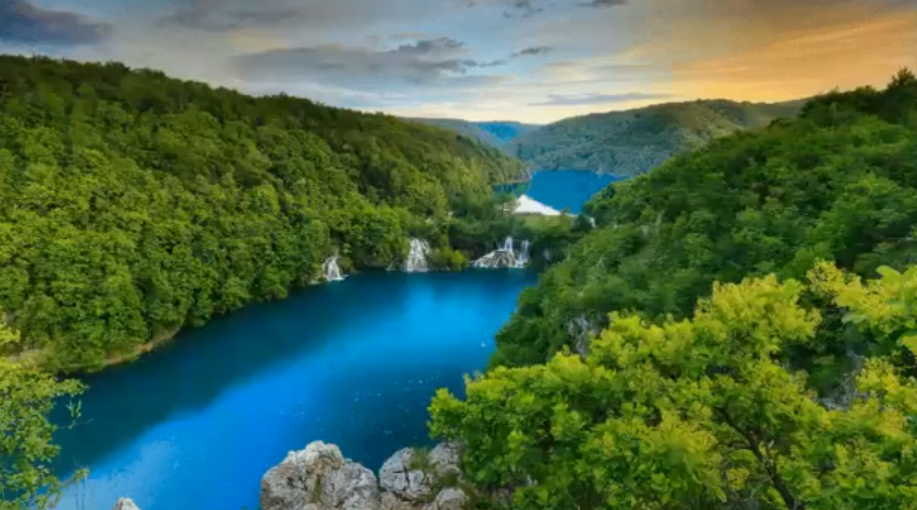
#> input picture data/colorseg.png, 917 x 510 px
$ jupyter execute 59.Segmentaion_using_k-means.ipynb
#> lines starting #> are read from the running program, lines starting #| are printed output that depends on the picture
[cell 1]
import cv2
import numpy as np
import matplotlib.pyplot as plt

we use k-means to make segmentation to colored image

[cell 2]
# read the image
image = cv2.imread("data/colorseg.png")
#> image is the input picture: shape (510, 917, 3); mean B, G, R 71.7, 104.8, 74.1
# convert to RGB
image= cv2.cvtColor(image, cv2.COLOR_BGR2RGB)

[cell 3]
image.shape
#> Out = (510, 917, 3)

[cell 4]
# reshape the image to a 2D array of pixels and 3 color values (RGB)
pixel_values = image.reshape((-1,3))
# convert to float
pixel_values = np.float32(pixel_values) # because k-means requires float values

[cell 5]
print(pixel_values.shape)
#| (467670, 3)

[cell 6]
# define stopping criteria
criteria = (cv2.TERM_CRITERIA_EPS + cv2.TERM_CRITERIA_MAX_ITER, 100, 0.95)

[cell 7]
# number of clusters (K)
k = 3
_, labels, (centers) = cv2.kmeans(pixel_values, k, None, criteria, 10, cv2.KMEANS_RANDOM_CENTERS)
#> centers = [[10.92, 116.2, 171.6], [156.6, 158.6, 136.9], [56.79, 83.42, 29.27]]

[cell 8]
# convert back to 8 bit values
centers = np.uint8(centers)
#> centers = [[10, 116, 171], [156, 158, 136], [56, 83, 29]]

# flatten the labels array
labels = labels.flatten()

[cell 9]
# convert all pixels to the color of the centroids
segmented_image = centers[labels.flatten()]

[cell 10]
# reshape back to the original image dimension
segmented_image = segmented_image.reshape(image.shape)
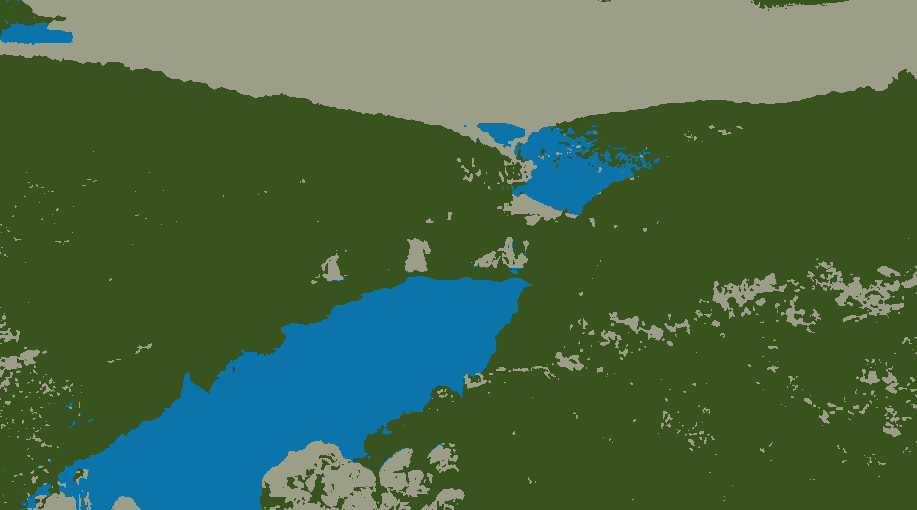
#> segmented_image: shape (510, 917, 3); mean R, G, B 73.4, 104.4, 71.2
# show the image
plt.imshow(segmented_image)
plt.show()

[cell 11]
# disable only the cluster number 2 (turn the pixel into black) / remove cluster 1
masked_image = np.copy(image)
# convert to the shape of a vector of pixel values
masked_image = masked_image.reshape((-1, 3))
# color (i.e cluster) to disable
cluster = 1
masked_image[labels == cluster] = [0, 0, 0]
# convert back to original shape
masked_image = masked_image.reshape(image.shape)
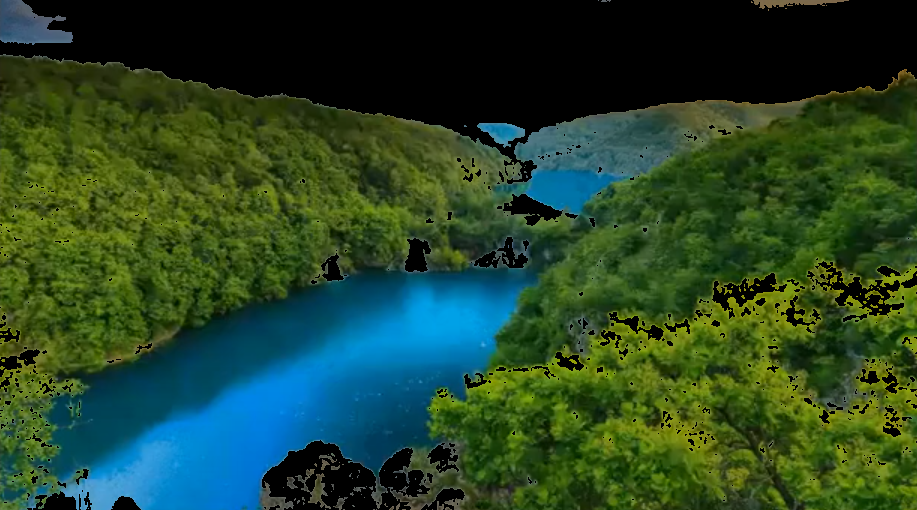
#> masked_image: shape (510, 917, 3); mean R, G, B 38, 68.2, 40.1
# show the image
plt.imshow(masked_image)
plt.show()
